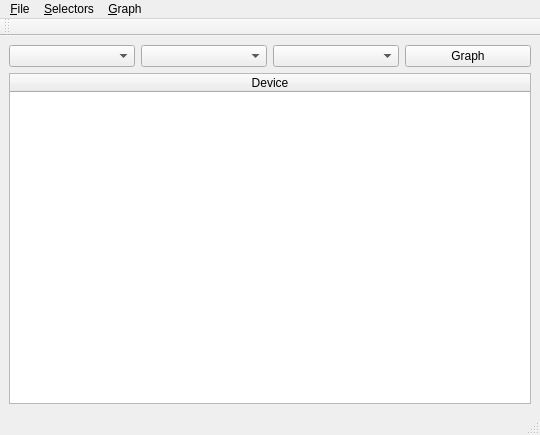
<?xml version="1.0" encoding="UTF-8"?>
<ui version="4.0">
 <class>SarView</class>
 <widget class="QMainWindow" name="SarView">
  <property name="geometry">
   <rect>
    <x>0</x>
    <y>0</y>
    <width>540</width>
    <height>435</height>
   </rect>
  </property>
  <property name="windowTitle">
   <string>Sar File Viewer</string>
  </property>
  <widget class="QWidget" name="centralwidget">
   <layout class="QVBoxLayout" name="verticalLayout">
    <item>
     <layout class="QHBoxLayout" name="horizontalLayout">
      <item>
       <widget class="QComboBox" name="deviceCombo"/>
      </item>
      <item>
       <widget class="QComboBox" name="metricCombo"/>
      </item>
      <item>
       <widget class="QComboBox" name="typeCombo"/>
      </item>
      <item>
       <widget class="QPushButton" name="graphButton">
        <property name="text">
         <string>Graph</string>
        </property>
       </widget>
      </item>
     </layout>
    </item>
    <item>
     <widget class="QTableWidget" name="comboTable">
      <property name="selectionMode">
       <enum>QAbstractItemView::ExtendedSelection</enum>
      </property>
      <property name="selectionBehavior">
       <enum>QAbstractItemView::SelectRows</enum>
      </property>
      <property name="sortingEnabled">
       <bool>true</bool>
      </property>
      <attribute name="horizontalHeaderStretchLastSection">
       <bool>true</bool>
      </attribute>
      <attribute name="verticalHeaderVisible">
       <bool>false</bool>
      </attribute>
      <column>
       <property name="text">
        <string>Device</string>
       </property>
      </column>
     </widget>
    </item>
   </layout>
  </widget>
  <widget class="QMenuBar" name="menubar">
   <property name="geometry">
    <rect>
     <x>0</x>
     <y>0</y>
     <width>540</width>
     <height>27</height>
    </rect>
   </property>
   <widget class="QMenu" name="menu_File">
    <property name="title">
     <string>&amp;File</string>
    </property>
    <addaction name="action_Open"/>
    <addaction name="action_Export"/>
    <addaction name="separator"/>
    <addaction name="action_Quit"/>
   </widget>
   <widget class="QMenu" name="menuGraph">
    <property name="title">
     <string>&amp;Graph</string>
    </property>
    <addaction name="action_Plot"/>
    <addaction name="separator"/>
    <addaction name="action_Lines"/>
    <addaction name="separator"/>
    <addaction name="action_All"/>
   </widget>
   <widget class="QMenu" name="menu_Selectors">
    <property name="title">
     <string>&amp;Selectors</string>
    </property>
    <addaction name="action_Devices"/>
    <addaction name="action_Metrics"/>
   </widget>
   <addaction name="menu_File"/>
   <addaction name="menu_Selectors"/>
   <addaction name="menuGraph"/>
  </widget>
  <widget class="QStatusBar" name="statusbar"/>
  <widget class="QToolBar" name="toolBar">
   <property name="windowTitle">
    <string>toolBar</string>
   </property>
   <attribute name="toolBarArea">
    <enum>TopToolBarArea</enum>
   </attribute>
   <attribute name="toolBarBreak">
    <bool>false</bool>
   </attribute>
  </widget>
  <action name="action_Open">
   <property name="text">
    <string>&amp;Open</string>
   </property>
  </action>
  <action name="action_Quit">
   <property name="text">
    <string>&amp;Quit</string>
   </property>
  </action>
  <action name="action_Lines">
   <property name="checkable">
    <bool>true</bool>
   </property>
   <property name="text">
    <string>&amp;Lines</string>
   </property>
   <property name="toolTip">
    <string>Connect graphs with lines</string>
   </property>
  </action>
  <action name="action_Export">
   <property name="text">
    <string>&amp;Export...</string>
   </property>
   <property name="shortcut">
    <string>Ctrl+X</string>
   </property>
  </action>
  <action name="action_Plot">
   <property name="text">
    <string>&amp;Plot</string>
   </property>
   <property name="toolTip">
    <string>Create a graph</string>
   </property>
   <property name="shortcut">
    <string>Ctrl+G</string>
   </property>
  </action>
  <action name="action_All">
   <property name="checkable">
    <bool>true</bool>
   </property>
   <property name="text">
    <string>&amp;All</string>
   </property>
   <property name="toolTip">
    <string>Select All Combos</string>
   </property>
   <property name="shortcut">
    <string>Ctrl+A</string>
   </property>
  </action>
  <action name="action_Devices">
   <property name="text">
    <string>&amp;Devices</string>
   </property>
   <property name="shortcut">
    <string>Ctrl+D</string>
   </property>
  </action>
  <action name="action_Metrics">
   <property name="text">
    <string>&amp;Metrics</string>
   </property>
   <property name="shortcut">
    <string>Ctrl+M</string>
   </property>
  </action>
 </widget>
 <resources/>
 <connections>
  <connection>
   <sender>action_Quit</sender>
   <signal>activated()</signal>
   <receiver>SarView</receiver>
   <slot>close()</slot>
   <hints>
    <hint type="sourcelabel">
     <x>-1</x>
     <y>-1</y>
    </hint>
    <hint type="destinationlabel">
     <x>269</x>
     <y>217</y>
    </hint>
   </hints>
  </connection>
 </connections>
</ui>
